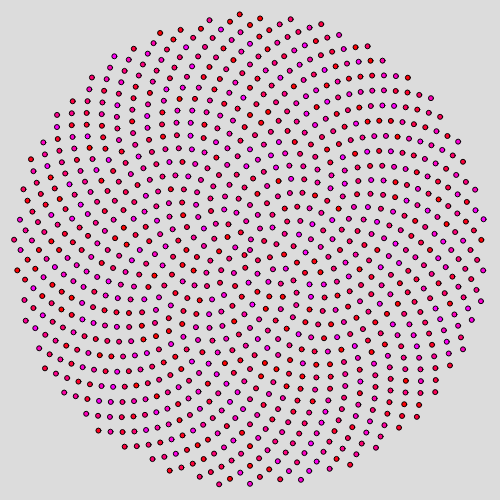
Frame 1 (no input)
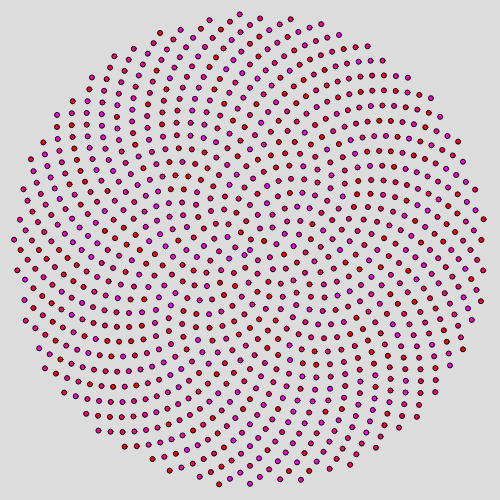
Frame 60 (no input)
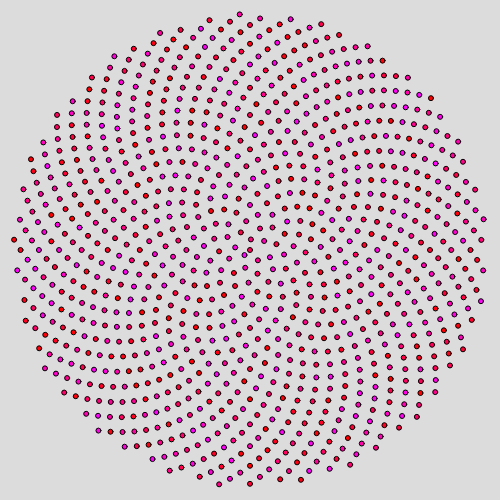
Frame 120 (the mouse pressed at the canvas centre since frame 60)

The p5.js sketch that drew these frames (run headless with seeded random() and noise() and a simulated clock; from frame 60 on, the mouse is pressed at the canvas centre):

// p5.js sketch
// ── sketch.js
//http://algorithmicbotany.org/papers/abop/abop-ch4.pdf
var c = 0;
var a = 0;
var slider;

function setup() {
  createCanvas(500, 500);
  phi = (0.5) + (sqrt(5)/2);
  angleMode(DEGREES);
}

function draw() {
  background(220);
  translate(width/2, height/2);
  var start = 0;
  var num;
  var animate = 5;
  var n = 0;
  
  while(n < 1000) {
    var theta = n * 137.5;
    r = animate * sqrt(n);
    num = sin(start);
    animate = map(num, -1, 1, 5, 10);
    var x = r * cos(theta);
    var y = r * sin(theta);
    
    fill(255, 0, random(255));
    circle(x, y, 5);
   n++;
  }

}
